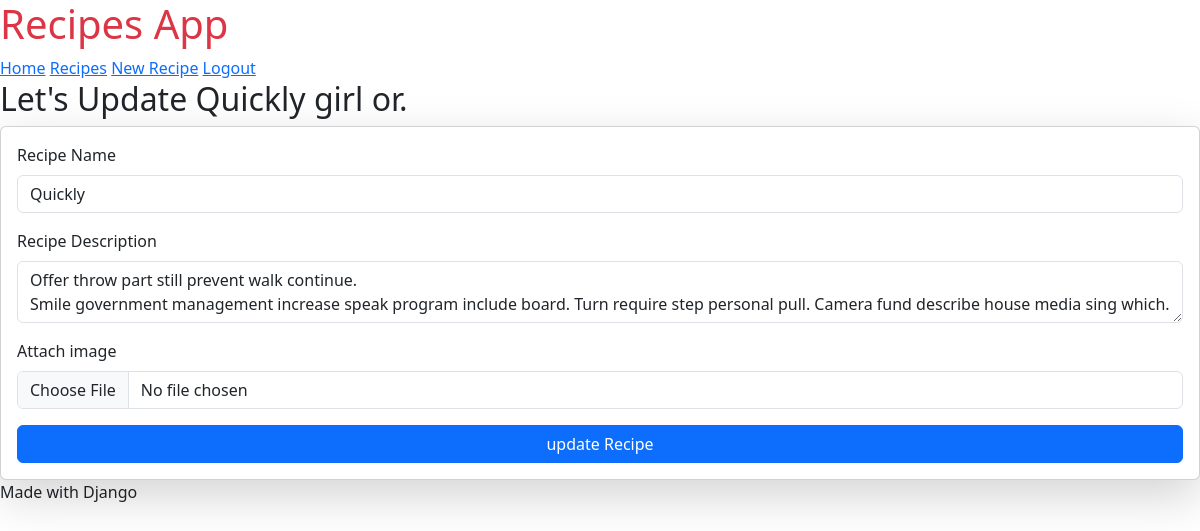
Screenshot of /update/quickly-girl-or/ (signed in) with the database file from the repository.
### recipe/models.py (models this page shows, shortened)
class Recipe(models.Model):
    user = models.ForeignKey(User, on_delete=models.SET_NULL, null=True, blank=True)
    title = models.CharField(max_length=100)
    description = models.TextField()
    image = models.ImageField(upload_to='recipes/')
    slug = models.SlugField(unique=True, blank=True)

### recipe/views.py (the view, shortened to what this page needs)
# urls.py: path('update/<slug>/', update_recipe, name="update_recipe"),
@login_required(login_url = "login_page")
def update_recipe(request, slug):
    recipe = get_object_or_404(Recipe, slug=slug)
    context = {"recipe": recipe}
    return render(request, 'recipe/update_recipe.html', context)

### recipe/templates/recipe/update_recipe.html (shortened to what this page needs)
{% extends "recipe/base.html" %}
{% block content %}
    <h2>Let's Update {{recipe.title}}</h2>
    <form class="card shadow-lg p-3" method="post" enctype="multipart/form-data" >
        <div class="mb-3">
            <label class="form-label">Recipe Name</label>
            <input type="text" name="title" value={{recipe.title}} class="form-control">
        </div>
        <div class="mb-3">
            <label class="form-label">Recipe Description</label>
            <textarea type="text" name="description" class="form-control" >{{recipe.description}}</textarea>
        </div>
        <div class="mb-3">
            <label for="formFile" class="form-label">Attach image</label>
                <input class="form-control" name="image" type="file" id="formFile">
            </div>
        <button type="submit" class="btn btn-primary">update Recipe</button>
    </form>
{% endblock %}

### rows the page displays
Recipe: title "Quickly girl or.", description "Offer throw part still prevent walk continue. Smile government management increase speak program include board. Turn require step personal pull. Camera fund describe house media sing which."
